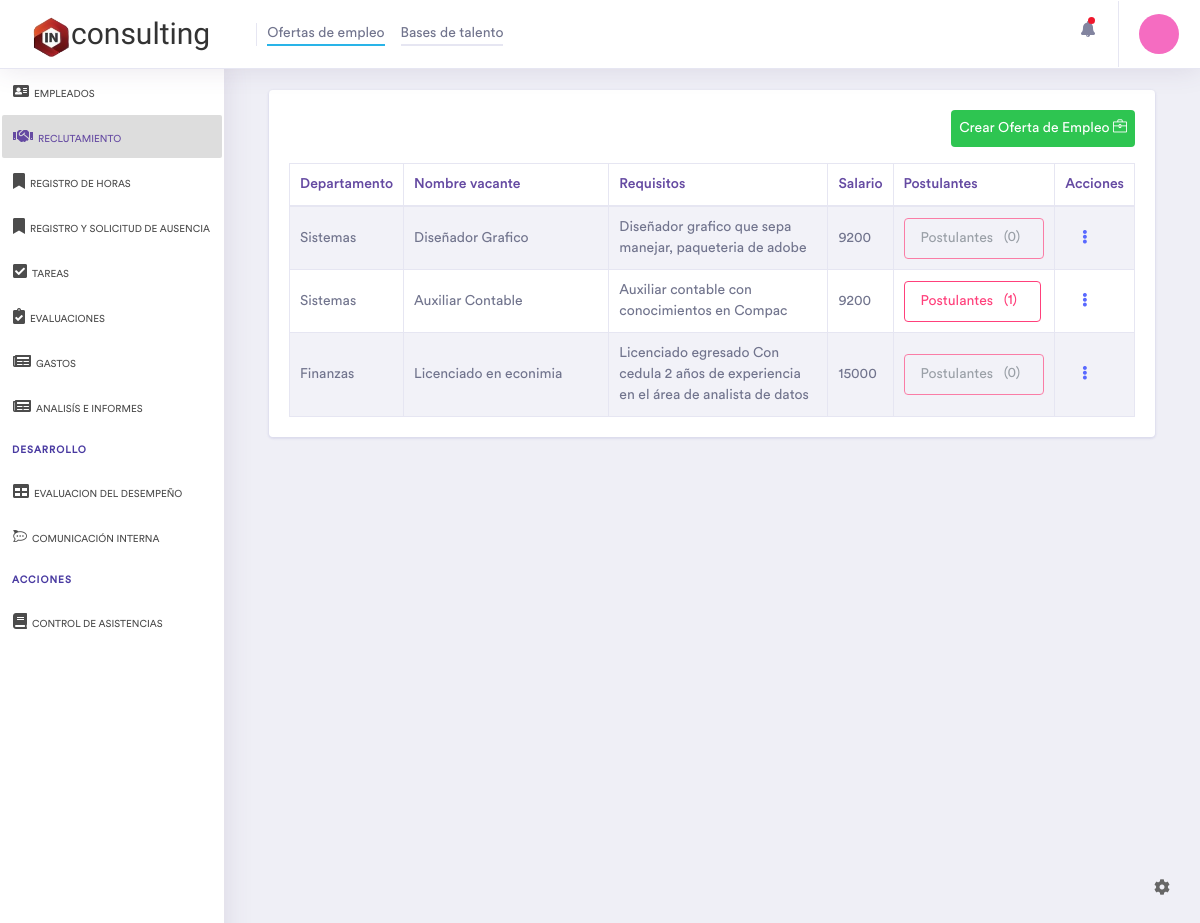
/Vacantes (signed in), run on an earlier commit of the app's database.
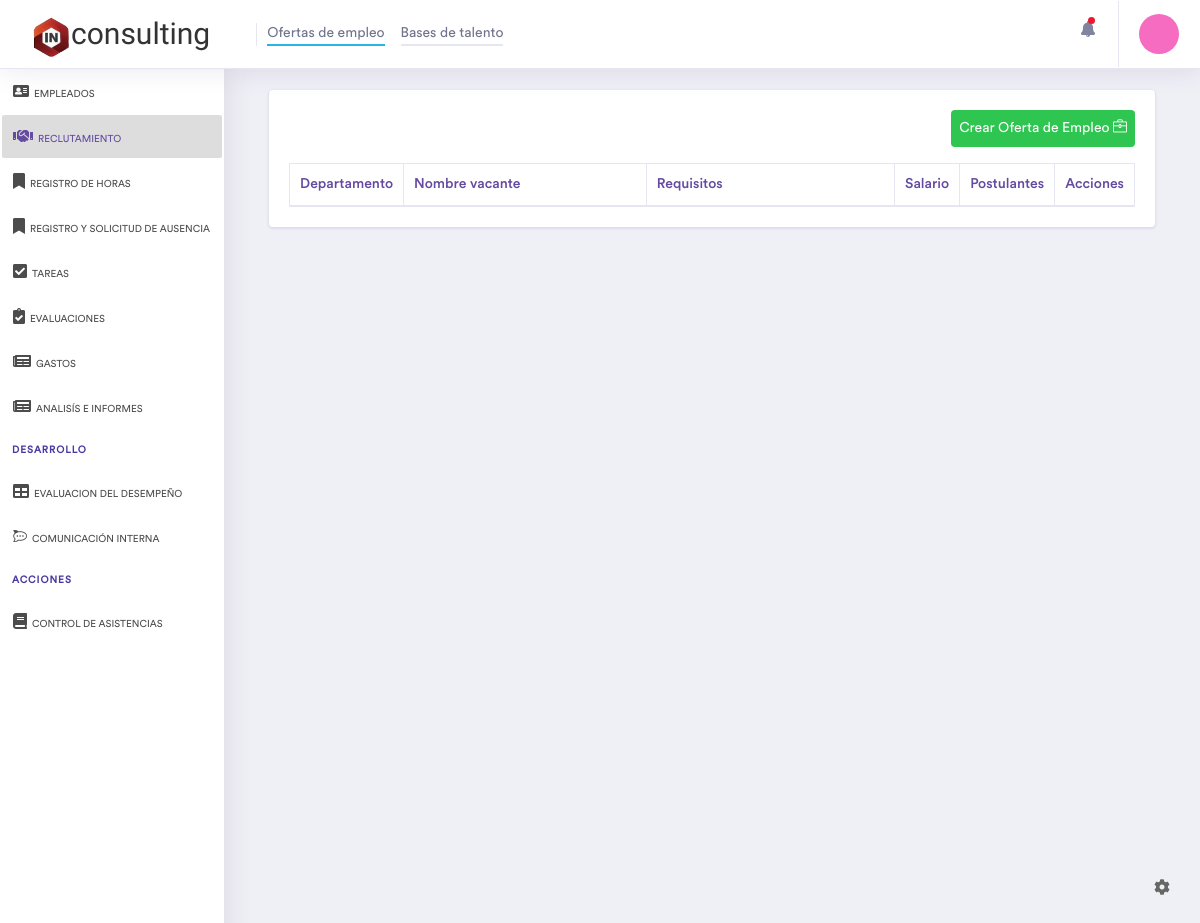
And on a later commit of the database.
### tables this page shows
CREATE TABLE IF NOT EXISTS `vacantes` (
  `idVacantes` int(11) NOT NULL AUTO_INCREMENT,
  `nameVacante` varchar(45) NOT NULL,
  `salarioVacante` float NOT NULL,
  `requisitos` varchar(255) NOT NULL,
  `Empleados_idEmpleados` int(11) DEFAULT NULL,
  `Departamentos_idDepartamentos` int(11) NOT NULL,
  `status` int(11) NOT NULL DEFAULT 1,
  `color` varchar(7) NOT NULL,
  PRIMARY KEY (`idVacantes`),
  KEY `Departamentos_idDepartamentos` (`Departamentos_idDepartamentos`)
);

CREATE TABLE IF NOT EXISTS `departamentos` (
  `idDepartamentos` int(11) NOT NULL AUTO_INCREMENT,
  `nameDepto` varchar(45) NOT NULL,
  `Empleados_idEmpleados` int(11) DEFAULT NULL,
  `Empresas_idEmpresas` int(11) NOT NULL DEFAULT 0,
  `status` int(11) NOT NULL DEFAULT 1,
  PRIMARY KEY (`idDepartamentos`),
  KEY `Empleados_idEmpleados` (`Empleados_idEmpleados`)
);

### controller/plantilla.controlador.php (called while the page is built)
<?php
Class ControladorPlantilla{
	public function ctrTraerPlantilla(){
		include "view/plantilla.php";
	}
}

### index.php (called while the page is built, shortened)
<?php
require_once "controller/plantilla.controlador.php";
require_once "controller/formularios.controlador.php";
require_once "model/formularios.modelo.php";
$plantilla = new ControladorPlantilla();
$plantilla -> ctrTraerPlantilla();

### controller/formularios.controlador.php (called while the page is built, shortened)
<?php
class ControladorFormularios{
	static public function ctrVerVacantes($item, $valor){
		$tabla = "vacantes";
		$respuesta = ModeloFormularios::mdlVerTabla($tabla, $item, $valor);
		return $respuesta;
	}
	static public function ctrSumaPostulantes($item, $valor){
		$tabla = "suma";
		$respuesta = ModeloFormularios::mdlVerPostulantes($tabla, $item, $valor);
		return $respuesta;
	}
}

### model/conexion.php (called while the page is built)
<?php
class Conexion{
  static public function conectar(){
    $link = new PDO("mysql:host=localhost;dbname=inrh",
                  "root",
                  "");
    $link->exec("set names utf8");
    return $link;
  }
}

### model/formularios.modelo.php (called while the page is built, shortened)
<?php
require_once "conexion.php";
class ModeloFormularios{
	static public function mdlVerTabla($tabla, $item, $valor){
		if ($item == null && $valor == null) {
			if ($tabla == "puesto") {
				$sql = "SELECT * FROM $tabla
				JOIN empleados ON empleados.idEmpleados = $tabla.Empleados_idEmpleados
				JOIN departamentos ON $tabla.Departamentos_idDepartamentos = departamentos.idDepartamentos
				WHERE $tabla.status = 1;";
			}
			elseif ($tabla == "vacantes") {
				$sql = "SELECT * FROM $tabla
				JOIN departamentos ON $tabla.Departamentos_idDepartamentos = departamentos.idDepartamentos
				WHERE $tabla.status = 1;";
			}
			$stmt = Conexion::conectar()->prepare($sql);
			$stmt->execute();
			return $stmt -> fetchAll();
		}
		else{
			$sql = "SELECT * FROM $tabla WHERE $item = :$item";
			$stmt = Conexion::conectar()->prepare($sql);
			$stmt->bindParam(":".$item, $valor, PDO::PARAM_STR);
			$stmt->execute();
			return $stmt -> fetch();
		}
	}
	static public function mdlVerPostulantes($tabla, $item, $valor){
		if ($item == null && $valor == null) {
			$sql = "SELECT * FROM $tabla
			JOIN Vacantes ON $tabla.Vacantes_idVacantes = Vacantes.idVacantes
			WHERE $tabla.statusPostulante = 1;";
			$stmt = Conexion::conectar()->prepare($sql);
			$stmt->execute();
			return $stmt -> fetchAll();
		}
		elseif ($tabla == "suma") {
			$sql = "SELECT SUM(1) FROM postulantes WHERE statusPostulante = 1 AND $item = :$item;";
			$stmt = Conexion::conectar()->prepare($sql);
			$stmt->bindParam(":".$item, $valor, PDO::PARAM_STR);
			$stmt->execute();
			return $stmt -> fetch();
		}
		elseif ($item == "Vacantes_idVacantes") {
			$sql = "SELECT * FROM $tabla WHERE statusPostulante = 1 AND $item = :$item;";
			$stmt = Conexion::conectar()->prepare($sql);
			$stmt->bindParam(":".$item, $valor, PDO::PARAM_STR);
			$stmt->execute();
			return $stmt -> fetchAll();
		}
		else{
			$sql = "SELECT * FROM $tabla WHERE $item = :$item";
			$stmt = Conexion::conectar()->prepare($sql);
			$stmt->bindParam(":".$item, $valor, PDO::PARAM_STR);
			$stmt->execute();
			return $stmt -> fetch();
		}
	}
}

### view/pages/Vacantes.php (the view, shortened to what this page needs)
<?php $vacantes = ControladorFormularios::ctrVerVacantes(null, null); ?>
<div class="container-fluid dashboard-content ">
	<div class="ecommerce-widget">
		<div class="col-xl-12 col-lg-12 col-md-12 col-sm-12 col-12">
			<div class="card">
				<div class="card-body">
					<a href="Vacantes-CrearVacante" class="btb btn-success p-2 rounded mb-3 float-right animacion">
						Crear Oferta de Empleo <i class="icon-briefcase"></i>
					</a>
					<div class="table-responsive">
						<table id="example" class="table table-striped table-bordered Extras" style="width:100%">
							<thead>
								<tr>
									<th>Departamento</th>
									<th width="43%">Nombre vacante</th>
									<th width="43%">Requisitos</th>
									<th>Salario</th>
									<th>Postulantes</th>
									<th>Acciones</th>
								</tr>
							</thead>
							<tbody>
								<?php foreach ($vacantes as $key => $vacante): ?>
								<?php $suma = ControladorFormularios::ctrSumaPostulantes('Vacantes_idVacantes', $vacante['idVacantes']); ?>
									<tr>
										<td><?php echo $vacante['nameDepto'] ?></td>
										<td><?php echo $vacante['nameVacante'] ?></td>
										<td><?php echo $vacante['requisitos'] ?></td>
										<td><?php echo $vacante['salarioVacante'] ?></td>
										<td>
											<?php if ($suma[0] >= 1): ?>
											<form action="Vacantes-Postulantes" method="GET">
												<a class="btn btn-outline-secondary rounded" href="Vacantes-Postulantes&Postulantes=<?php echo $vacante['idVacantes'] ?>">
													Postulantes <span class="badge">(<?php if ($suma[0] >=1) { echo $suma[0]; }else{ echo "0";} ?>)</span>
												</a>
											</form>
											<?php else: ?>
											<a class="btn btn-outline-secondary rounded disabled" href="">
												Postulantes <span class="badge">(0)</span>
											</a>
											<?php endif ?>
										</td>
										<td>
											<div class="dropdown">
											  <button class="btn btn-link" type="button" id="dropdownMenuButton" data-toggle="dropdown" aria-haspopup="true" aria-expanded="false">
											    <i class="fas fa-ellipsis-v"></i>
											  </button>
											</div>
										</td>
									</tr>
								<?php endforeach ?>
							</tbody>
						</table>
					</div>
				</div>
			</div>
		</div>
	</div>
</div>

### view/plantilla.php (shortened to what this page needs)
<!doctype html>
<html lang="es">
<head>
	<link rel="stylesheet" href="assets/vendor/bootstrap/css/bootstrap.min.css">
	<link href="assets/vendor/fonts/circular-std/style.css" rel="stylesheet">
	<link rel="stylesheet" href="assets/libs/css/style.css">
	<link rel="stylesheet" href="assets/vendor/fonts/fontawesome/css/fontawesome-all.css">
	<link rel="stylesheet" href="assets/vendor/charts/chartist-bundle/chartist.css">
	<link rel="stylesheet" href="assets/vendor/charts/morris-bundle/morris.css">
	<link rel="stylesheet" href="assets/vendor/fonts/material-design-iconic-font/css/materialdesignicons.min.css">
	<link rel="stylesheet" href="assets/vendor/charts/c3charts/c3.css">
	<link rel="stylesheet" href="assets/vendor/fonts/flag-icon-css/flag-icon.min.css">
	<link rel="stylesheet" type="text/css" href="assets/vendor/datatables/css/dataTables.bootstrap4.css">
	<link rel="stylesheet" type="text/css" href="assets/vendor/datatables/css/buttons.bootstrap4.css">
	<link rel="stylesheet" type="text/css" href="assets/vendor/datatables/css/select.bootstrap4.css">
	<link rel="stylesheet" type="text/css" href="assets/vendor/datatables/css/fixedHeader.bootstrap4.css">
    <link rel="stylesheet" href="assets/vendor/fonts/simple-line-icons/css/simple-line-icons.css">
    <link rel="stylesheet" href="assets/vendor/fonts/themify-icons/themify-icons.css">
	<link href='assets/vendor/full-calendar/css/fullcalendar.css' rel='stylesheet' />
	<link href='assets/vendor/full-calendar/css/fullcalendar.print.css' rel='stylesheet' media='print' />
</head>
<body>
	<?php
	if(isset($_GET["pagina"])){
		if($_GET["pagina"] == "Empleados" ||
			$_GET["pagina"] == "Inicio" ||
			$_GET["pagina"] == "RegistroEmpleados" ||
			$_GET["pagina"] == "InformacionLaboral" ||
			$_GET["pagina"] == "Formacion" ||
			$_GET["pagina"] == "HistorialLaboral" ||
			$_GET["pagina"] == "Departamento" ||
			$_GET["pagina"] == "CrearDepartamentos" ||
			$_GET["pagina"] == "Empleado" ||
			$_GET["pagina"] == "Foto" ||
			$_GET["pagina"] == "Documento" ||
			$_GET["pagina"] == "EditarDepto" ||
			$_GET["pagina"] == "EliminarDepto" ||
			$_GET["pagina"] == "Puestos" ||
			$_GET["pagina"] == "CrearPuestos" ||
			$_GET["pagina"] == "Vacantes" ||
			$_GET["pagina"] == "Postulantes" ||
			$_GET["pagina"] == "Reuniones" ||
			$_GET["pagina"] == "VerPdf" ||
			$_GET["pagina"] == "Configuraciones" ||
			$_GET["pagina"] == "Empresas" ||
			$_GET["pagina"] == "RegistroEmpresa" ||
			$_GET["pagina"] == "somos"
		){
			include "pages/navs/navbar.php";
			include "pages/navs/sidenav.php";
			include "pages/".$_GET["pagina"].".php";
		}elseif ($_GET["pagina"] == "Postulacion") {
			include "pages/navs/navbar.php";
			include "pages/navs/sidenav.php";
			include "pages/Vacantes/".$_GET["pagina"].".php";
		}elseif ($_GET["pagina"] == "Datos") {
			include "pages/navs/navbar.php";
			include "pages/navs/sidenav.php";
			include "pages/Empleado/".$_GET["pagina"].".php";
		}elseif ($_GET["pagina"] == "Login" ||
				 $_GET["pagina"] == "Salir"
				) {
			include "pages/Login/".$_GET["pagina"].".php";
		}elseif ($_GET["pagina"] == "Noticias" ||
				 $_GET["pagina"] == "TableroNoticias"	) {
			include "pages/navs/navbar.php";
			include "pages/navs/sidenav.php";
			include "pages/modulos/".$_GET["pagina"].".php";
		}else{
			include "pages/404-page.html";
		}
	}else{
		include "pages/navs/navbar.php";
		include "pages/navs/sidenav.php";
		include "pages/Inicio.php";
	}
?>
	<a href="Configuraciones" class="configuration-button"><i class="fas fa-cog rotate-center"></i></a>
</div>
</div>
</div>
</body>
</html>

### view/pages/navs/navbar.php (shortened to what this page needs)
		<div class="dashboard-main-wrapper">
<div class="dashboard-header">
	<nav class="navbar navbar-expand-lg bg-white fixed-top">
		<a class="navbar-brand rambla" href="Inicio"><img src="assets/images/logo.png" width="40px" height="auto">consulting</a>
		<div class="collapse navbar-collapse " id="navbarSupportedContent">
			<ul class="navbar-nav navbar-left-top">
				<li class="nav-item"></li>
				<?php if (isset($_GET['pagina'])): ?>
				<?php
					$Vacantes = array( 'Vacantes','Talento');
					$paginaActual = $_GET['pagina'];
					if (!empty($paginaActual) && in_array($paginaActual, $Vacantes)) {
					    foreach ($Vacantes as $pagina) {
					        $activeClass = ($paginaActual == $pagina) ? ' active' : '';
					        $marginLeftClass = ($pagina != $Vacantes[0]) ? ' ml-3' : '';
					        echo '<li class="nav-item' . $activeClass . $marginLeftClass . '">';
					        if ($pagina == 'Vacantes') {
					        	echo '<a href="' . $pagina . '"> Ofertas de empleo </a>';
					        }else{
						        echo '<a href="' . $pagina . '"> Bases de talento </a>';
						      }
					        echo '</li>';
					    }
					}
					?>
				<?php endif ?>
			</ul>
			<ul class="navbar-nav ml-auto navbar-right-top">
				<li class="nav-item dropdown notification">
					<a class="nav-link nav-icons" href="#" id="navbarDropdownMenuLink1" data-toggle="dropdown" aria-haspopup="true" aria-expanded="false"><i class="fas fa-fw fa-bell wiggle"></i> <span class="indicator"></span></a>
				</li>
				<li class="nav-item dropdown nav-user">
					<a class="nav-link nav-user-img" href="#" id="navbarDropdownMenuLink2" data-toggle="dropdown" aria-haspopup="true" aria-expanded="false">
					<?php $foto = ControladorFormularios::ctrVerFotos("Empleados_idEmpleados", $_SESSION['idEmpleado']) ?>
						<?php if (!empty($foto)): ?>
							<img src="view/fotos/thumbnails/<?php echo $foto['namePhoto'] ?>" alt="" class="user-avatar-md2 rounded-circle">
						<?php else: ?>
							<?php if ($_SESSION['genero'] == 1): ?>
							<span style="background-color: #29CEE8; border-radius: 50%; width: 40px; height: 40px; display: inline-flex; justify-content: center; align-items: center;">
							<?php else: ?>
							<span style="background-color: #F56CC1; border-radius: 50%; width: 40px; height: 40px; display: inline-flex; justify-content: center; align-items: center;">
							<?php endif ?>
						  </span>
						<?php endif ?>
					</a>
				</li>
			</ul>
		</div>
	</nav>
</div>

### view/pages/navs/sidenav.php (shortened to what this page needs)
<div class="nav-left-sidebar">
	<div class="menu-list pt-2">
		<nav class="navbar navbar-expand-lg sidebar-dark">
			<div class="collapse navbar-collapse" id="navbarNav">
				<ul class="navbar-nav flex-column">
					<li class="nav-item">
						<?php if (isset($_GET['pagina']) && in_array($_GET['pagina'], array('Empleados', 'Departamento', 'Nominas', 'Organigrama','RegistroEmpleados'))): ?>
							<a class="nav-link active" href="Empleados">
						<?php else: ?>
							<a class="nav-link" href="Empleados">
						<?php endif ?>
						<i class="fas fa-address-card"></i>EMPLEADOS</a>
					</li>
					<li class="nav-item">
						<?php if (isset($_GET['pagina']) && in_array($_GET['pagina'], array('Vacantes', 'Talento'))): ?>
							<a class="nav-link active" href="Vacantes">
						<?php else: ?>
							<a class="nav-link" href="Vacantes">
						<?php endif ?>
						<i class="fas fa-handshake"></i>RECLUTAMIENTO</a>
					</li>
					<li class="nav-item">
						<a class="nav-link" href="#"><i class="fas fa-bookmark"></i>REGISTRO DE HORAS</a>
					</li>
					<li class="nav-item">
						<a class="nav-link" href="#"><i class="fas fa-bookmark"></i>REGISTRO Y SOLICITUD DE AUSENCIA</a>
					</li>
					<li class="nav-item">
						<a class="nav-link" href="#"><i class=" fas fa-check-square"></i>TAREAS</a>
					</li>
					<li class="nav-item">
						<a class="nav-link" href="#"><i class="fas fa-clipboard-check"></i>EVALUACIONES</a>
					</li>
					<li class="nav-item">
						<a class="nav-link" href="#"><i class="fas fa-newspaper"></i>GASTOS</a>
					</li>
					<li class="nav-item">
						<a class="nav-link" href="#"><i class="fas fa-newspaper"></i>ANALISÍS E INFORMES</a>
					</li>
					<li class="nav-divider">
						Desarrollo
					</li>
					<li class="nav-item">
						<a class="nav-link" href="#"><i class="fas fa-table"></i>EVALUACION DEL DESEMPEÑO</a>
					</li>
					<li class="nav-item">
						<a class="nav-link" href="#"><i class="fab fa-rocketchat"></i>COMUNICACIÓN INTERNA</a>
					</li>
					<li class="nav-divider">
						Acciones
					</li>
					<li class="nav-item">
						<a class="nav-link" href="#"><i class="fas fa-book"></i>CONTROL DE ASISTENCIAS</a>
					</li>
				</ul>
			</div>
		</nav>
	</div>
</div>
		<div class="dashboard-wrapper">
		<div class="dashboard-ecommerce">

What changed in the data, as far as the page shows it:
removed vacantes: Departamentos_idDepartamentos.nameDepto "Sistemas", nameVacante "Diseñador Grafico", requisitos "Diseñador grafico que sepa manejar, paqueteria de adobe", salarioVacante "9200", shows "Postulantes"
removed vacantes: Departamentos_idDepartamentos.nameDepto "Sistemas", nameVacante "Auxiliar Contable", requisitos "Auxiliar contable con conocimientos en Compac", salarioVacante "9200", suma "1"
removed vacantes: Departamentos_idDepartamentos.nameDepto "Finanzas", nameVacante "Licenciado en econimia", requisitos "Licenciado egresado Con cedula 2 años de experiencia en el área de analista de datos", salarioVacante "15000", shows "Postulantes"
